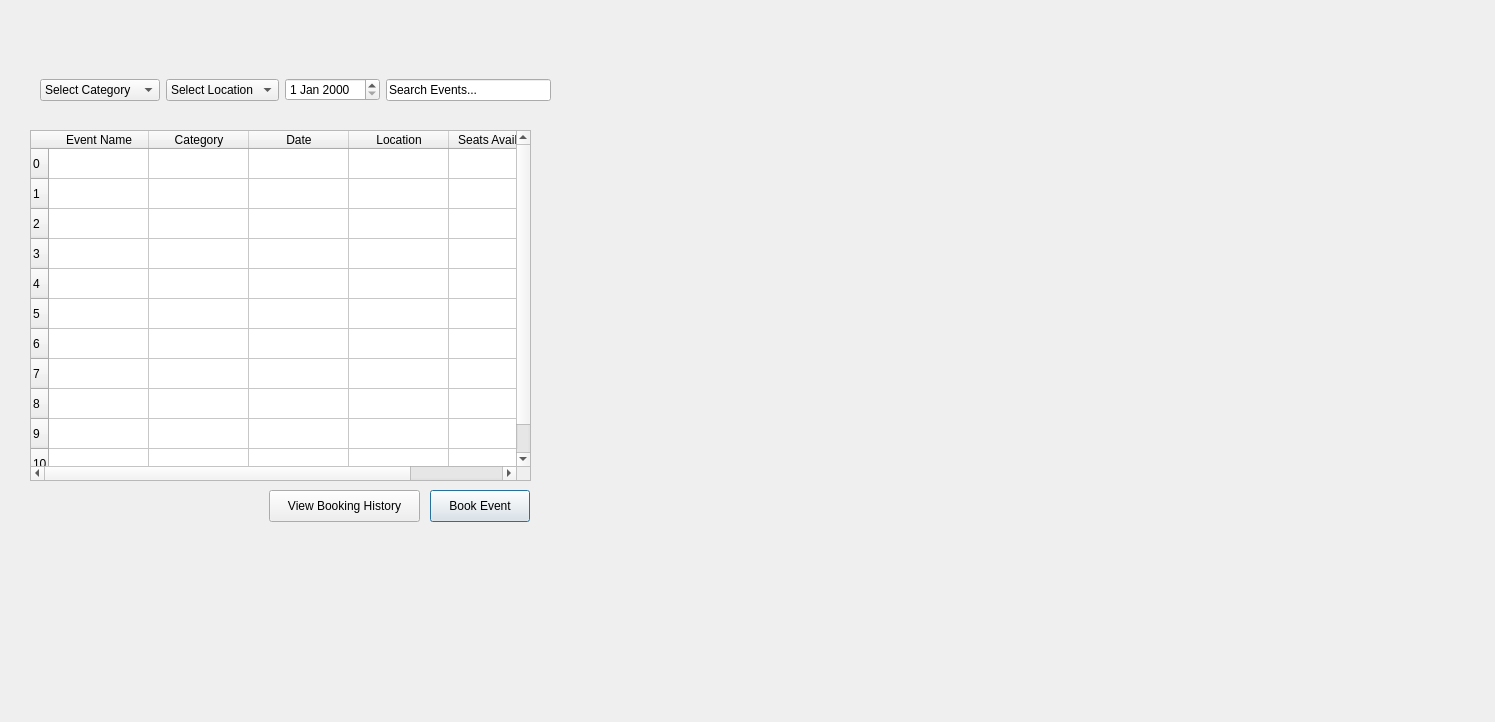
<?xml version="1.0" encoding="UTF-8"?>
<ui version="4.0">
 <class>EventBrowsingandBooking</class>
 <widget class="QDialog" name="EventBrowsingandBooking">
  <property name="geometry">
   <rect>
    <x>0</x>
    <y>0</y>
    <width>1495</width>
    <height>722</height>
   </rect>
  </property>
  <property name="windowTitle">
   <string>Dialog</string>
  </property>
  <widget class="QTableWidget" name="eventTable">
   <property name="geometry">
    <rect>
     <x>30</x>
     <y>130</y>
     <width>501</width>
     <height>351</height>
    </rect>
   </property>
   <row>
    <property name="text">
     <string>0</string>
    </property>
   </row>
   <row>
    <property name="text">
     <string>1</string>
    </property>
   </row>
   <row>
    <property name="text">
     <string>2</string>
    </property>
   </row>
   <row>
    <property name="text">
     <string>3</string>
    </property>
   </row>
   <row>
    <property name="text">
     <string>4</string>
    </property>
   </row>
   <row>
    <property name="text">
     <string>5</string>
    </property>
   </row>
   <row>
    <property name="text">
     <string>6</string>
    </property>
   </row>
   <row>
    <property name="text">
     <string>7</string>
    </property>
   </row>
   <row>
    <property name="text">
     <string>8</string>
    </property>
   </row>
   <row>
    <property name="text">
     <string>9</string>
    </property>
   </row>
   <row>
    <property name="text">
     <string>10</string>
    </property>
   </row>
   <column>
    <property name="text">
     <string>Event Name</string>
    </property>
   </column>
   <column>
    <property name="text">
     <string>Category</string>
    </property>
   </column>
   <column>
    <property name="text">
     <string>Date</string>
    </property>
   </column>
   <column>
    <property name="text">
     <string>Location</string>
    </property>
   </column>
   <column>
    <property name="text">
     <string>Seats Available</string>
    </property>
   </column>
  </widget>
  <widget class="QPushButton" name="bookEventButton">
   <property name="geometry">
    <rect>
     <x>430</x>
     <y>490</y>
     <width>100</width>
     <height>32</height>
    </rect>
   </property>
   <property name="text">
    <string>Book Event</string>
   </property>
  </widget>
  <widget class="QWidget" name="horizontalLayoutWidget">
   <property name="geometry">
    <rect>
     <x>40</x>
     <y>50</y>
     <width>511</width>
     <height>80</height>
    </rect>
   </property>
   <layout class="QHBoxLayout" name="horizontalLayout">
    <item>
     <widget class="QComboBox" name="selectCategory">
      <item>
       <property name="text">
        <string>Select Category</string>
       </property>
      </item>
      <item>
       <property name="text">
        <string>Concert</string>
       </property>
      </item>
      <item>
       <property name="text">
        <string>Conference</string>
       </property>
      </item>
      <item>
       <property name="text">
        <string>Workshop</string>
       </property>
      </item>
      <item>
       <property name="text">
        <string>Social Gathering</string>
       </property>
      </item>
     </widget>
    </item>
    <item>
     <widget class="QComboBox" name="selectLocation">
      <item>
       <property name="text">
        <string>Select Location</string>
       </property>
      </item>
      <item>
       <property name="text">
        <string/>
       </property>
      </item>
     </widget>
    </item>
    <item>
     <widget class="QDateEdit" name="dateEdit"/>
    </item>
    <item>
     <widget class="QLineEdit" name="searchEvents">
      <property name="text">
       <string>Search Events...</string>
      </property>
     </widget>
    </item>
   </layout>
  </widget>
  <widget class="QPushButton" name="bookingHistoryButton">
   <property name="geometry">
    <rect>
     <x>269</x>
     <y>490</y>
     <width>151</width>
     <height>32</height>
    </rect>
   </property>
   <property name="text">
    <string>View Booking History</string>
   </property>
  </widget>
 </widget>
 <resources/>
 <connections/>
</ui>
